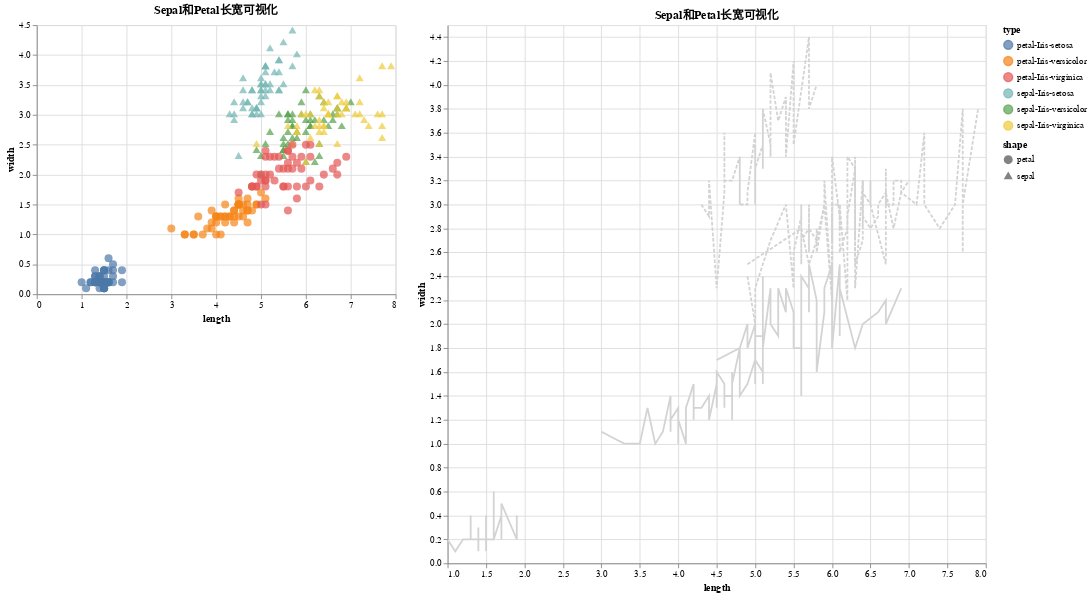

Notebook code cell kept with this figure:
### Code cell
# Combine the previous two chart into one, and put them side by side
# Also they need to be linked brushing
# If user click on a point in the left chart, the corresponding point in the right chart should be highlighted
# If user click on a point in the right chart, the corresponding point in the left chart should be highlighted
# The color of the flower is determined by its class

brush = alt.selection_single(
    fields=["type"],
    bind="legend",
    clear="click",
    nearest=True,
    on="mouseover",
    empty="none",
)
# alt.hconcat(
#     scatter_plot,
#     line_chart
# ).resolve_scale(
#     color='independent'
# ).add_params(
#     brush
# )

alt.Chart(df2).mark_point(filled=True, size=80,).encode(
    x="length",
    y="width",
    color="type",
    # Shape should be determined by the type, only options are circle and triangle
    shape=alt.Shape("shape", scale=alt.Scale(range=["circle", "triangle"])),
    tooltip=["length", "width", "type"],
).add_selection(brush).interactive().properties(title="Sepal和Petal长宽可视化") | alt.Chart(
    df2
).mark_line().encode(
    x="length",
    y="width",
    color=alt.condition(brush, "type", alt.value("lightgray")),
    strokeDash="shape",
    tooltip=["length", "width", "type"],
).add_selection(
    brush
).interactive().properties(
    title="Sepal和Petal长宽可视化", width=600, height=600
)

### Figure 1 — Vega-Lite specification as saved in the notebook (floating-point values rounded to 4 significant figures; data arrays with more than 128 entries replaced by an {"elided": "..."} marker saying what was removed)
{"config": {"view": {"continuousWidth": 400, "continuousHeight": 300}}, "hconcat": [{"mark": {"type": "point", "filled": true, "size": 80}, "encoding": {"color": {"type": "nominal", "field": "type"}, "shape": {"type": "nominal", "field": "shape", "scale": {"range": ["circle", "triangle"]}}, "tooltip": [{"type": "quantitative", "field": "length"}, {"type": "quantitative", "field": "width"}, {"type": "nominal", "field": "type"}], "x": {"type": "quantitative", "field": "length"}, "y": {"type": "quantitative", "field": "width"}}, "selection": {"selector045": {"type": "single", "fields": ["type"], "bind": "legend", "clear": "click", "nearest": true, "on": "mouseover", "empty": "none"}, "selector046": {"type": "interval", "bind": "scales", "encodings": ["x", "y"]}}, "title": "Sepal和Petal长宽可视化"}, {"mark": "line", "encoding": {"color": {"condition": {"type": "nominal", "field": "type", "selection": "selector045"}, "value": "lightgray"}, "strokeDash": {"type": "nominal", "field": "shape"}, "tooltip": [{"type": "quantitative", "field": "length"}, {"type": "quantitative", "field": "width"}, {"type": "nominal", "field": "type"}], "x": {"type": "quantitative", "field": "length"}, "y": {"type": "quantitative", "field": "width"}}, "height": 600, "selection": {"selector045": {"type": "single", "fields": ["type"], "bind": "legend", "clear": "click", "nearest": true, "on": "mouseover", "empty": "none"}, "selector047": {"type": "interval", "bind": "scales", "encodings": ["x", "y"]}}, "title": "Sepal和Petal长宽可视化", "width": 600}], "data": {"name": "data-cfe5b1e8c0672b7cee7cc9a5a3f478e4"}, "$schema": "https://vega.github.io/schema/vega-lite/v4.8.1.json", "datasets": {"data-cfe5b1e8c0672b7cee7cc9a5a3f478e4": {"elided": "300 records"}}}
